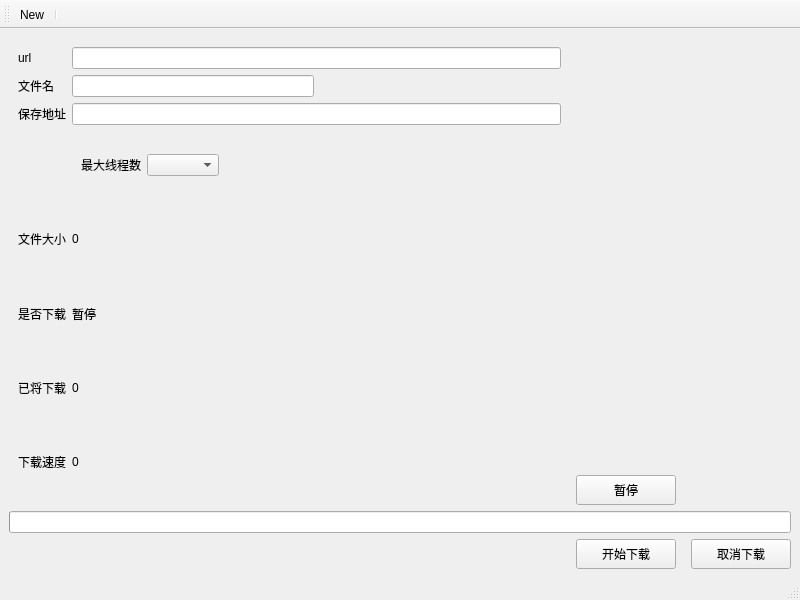
<?xml version="1.0" encoding="UTF-8"?>
<ui version="4.0">
 <class>DownloaderManager</class>
 <widget class="QMainWindow" name="DownloaderManager">
  <property name="geometry">
   <rect>
    <x>0</x>
    <y>0</y>
    <width>800</width>
    <height>600</height>
   </rect>
  </property>
  <property name="windowTitle">
   <string>DownloaderManager</string>
  </property>
  <property name="documentMode">
   <bool>true</bool>
  </property>
  <widget class="QWidget" name="centralwidget">
   <layout class="QGridLayout" name="gridLayout_2">
    <item row="2" column="0" colspan="2">
     <widget class="QProgressBar" name="progress">
      <property name="value">
       <number>0</number>
      </property>
      <property name="textVisible">
       <bool>false</bool>
      </property>
     </widget>
    </item>
    <item row="4" column="1">
     <widget class="QWidget" name="widget_3" native="true">
      <property name="minimumSize">
       <size>
        <width>215</width>
        <height>30</height>
       </size>
      </property>
      <property name="maximumSize">
       <size>
        <width>215</width>
        <height>30</height>
       </size>
      </property>
      <widget class="QPushButton" name="cancel">
       <property name="geometry">
        <rect>
         <x>115</x>
         <y>0</y>
         <width>100</width>
         <height>30</height>
        </rect>
       </property>
       <property name="minimumSize">
        <size>
         <width>100</width>
         <height>30</height>
        </size>
       </property>
       <property name="maximumSize">
        <size>
         <width>100</width>
         <height>30</height>
        </size>
       </property>
       <property name="text">
        <string>取消下载</string>
       </property>
      </widget>
      <widget class="QPushButton" name="start">
       <property name="geometry">
        <rect>
         <x>0</x>
         <y>0</y>
         <width>100</width>
         <height>30</height>
        </rect>
       </property>
       <property name="minimumSize">
        <size>
         <width>100</width>
         <height>30</height>
        </size>
       </property>
       <property name="maximumSize">
        <size>
         <width>100</width>
         <height>30</height>
        </size>
       </property>
       <property name="styleSheet">
        <string notr="true"/>
       </property>
       <property name="text">
        <string>开始下载</string>
       </property>
      </widget>
     </widget>
    </item>
    <item row="1" column="1">
     <widget class="QPushButton" name="stop">
      <property name="minimumSize">
       <size>
        <width>100</width>
        <height>30</height>
       </size>
      </property>
      <property name="maximumSize">
       <size>
        <width>100</width>
        <height>30</height>
       </size>
      </property>
      <property name="text">
       <string>暂停</string>
      </property>
     </widget>
    </item>
    <item row="0" column="0" rowspan="2">
     <widget class="QWidget" name="widget" native="true">
      <layout class="QGridLayout" name="gridLayout">
       <item row="10" column="2">
        <widget class="QLabel" name="speed">
         <property name="text">
          <string>0</string>
         </property>
        </widget>
       </item>
       <item row="1" column="0">
        <widget class="QLabel" name="label">
         <property name="text">
          <string>文件名</string>
         </property>
        </widget>
       </item>
       <item row="7" column="0">
        <widget class="QLabel" name="label_3">
         <property name="text">
          <string>是否下载</string>
         </property>
        </widget>
       </item>
       <item row="10" column="0">
        <widget class="QLabel" name="label_6">
         <property name="text">
          <string>下载速度</string>
         </property>
        </widget>
       </item>
       <item row="1" column="2">
        <widget class="QLineEdit" name="file_name">
         <property name="readOnly">
          <bool>true</bool>
         </property>
        </widget>
       </item>
       <item row="0" column="2" colspan="2">
        <widget class="QLineEdit" name="url">
         <property name="readOnly">
          <bool>true</bool>
         </property>
        </widget>
       </item>
       <item row="0" column="0">
        <widget class="QLabel" name="label_7">
         <property name="text">
          <string>url</string>
         </property>
        </widget>
       </item>
       <item row="9" column="0">
        <widget class="QLabel" name="label_5">
         <property name="text">
          <string>已将下载</string>
         </property>
        </widget>
       </item>
       <item row="6" column="2">
        <widget class="QLabel" name="file_size">
         <property name="text">
          <string>0</string>
         </property>
        </widget>
       </item>
       <item row="2" column="2" colspan="2">
        <widget class="QLineEdit" name="save_path">
         <property name="readOnly">
          <bool>true</bool>
         </property>
        </widget>
       </item>
       <item row="6" column="0">
        <widget class="QLabel" name="label_4">
         <property name="text">
          <string>文件大小</string>
         </property>
        </widget>
       </item>
       <item row="2" column="0">
        <widget class="QLabel" name="label_2">
         <property name="text">
          <string>保存地址</string>
         </property>
        </widget>
       </item>
       <item row="7" column="2">
        <widget class="QLabel" name="status">
         <property name="text">
          <string>暂停</string>
         </property>
        </widget>
       </item>
       <item row="1" column="3">
        <spacer name="horizontalSpacer">
         <property name="orientation">
          <enum>Qt::Orientation::Horizontal</enum>
         </property>
         <property name="sizeHint" stdset="0">
          <size>
           <width>40</width>
           <height>20</height>
          </size>
         </property>
        </spacer>
       </item>
       <item row="9" column="2">
        <widget class="QLabel" name="recv_size">
         <property name="text">
          <string>0</string>
         </property>
        </widget>
       </item>
       <item row="5" column="2">
        <widget class="QWidget" name="widget_2" native="true">
         <layout class="QHBoxLayout" name="horizontalLayout">
          <item>
           <widget class="QLabel" name="label_8">
            <property name="maximumSize">
             <size>
              <width>83</width>
              <height>19</height>
             </size>
            </property>
            <property name="text">
             <string>最大线程数</string>
            </property>
           </widget>
          </item>
          <item>
           <widget class="QComboBox" name="thread_num"/>
          </item>
          <item>
           <spacer name="horizontalSpacer_2">
            <property name="orientation">
             <enum>Qt::Orientation::Horizontal</enum>
            </property>
            <property name="sizeHint" stdset="0">
             <size>
              <width>40</width>
              <height>20</height>
             </size>
            </property>
           </spacer>
          </item>
         </layout>
        </widget>
       </item>
      </layout>
     </widget>
    </item>
   </layout>
  </widget>
  <widget class="QMenuBar" name="menubar">
   <property name="geometry">
    <rect>
     <x>0</x>
     <y>0</y>
     <width>800</width>
     <height>25</height>
    </rect>
   </property>
  </widget>
  <widget class="QStatusBar" name="statusbar"/>
  <widget class="QToolBar" name="toolBar">
   <property name="windowTitle">
    <string>toolBar</string>
   </property>
   <property name="floatable">
    <bool>true</bool>
   </property>
   <attribute name="toolBarArea">
    <enum>TopToolBarArea</enum>
   </attribute>
   <attribute name="toolBarBreak">
    <bool>false</bool>
   </attribute>
   <addaction name="actionNew"/>
   <addaction name="separator"/>
  </widget>
  <action name="actionNew">
   <property name="checkable">
    <bool>false</bool>
   </property>
   <property name="icon">
    <iconset resource="res.qrc">
     <normaloff>:/Img/新建窗口.png</normaloff>:/Img/新建窗口.png</iconset>
   </property>
   <property name="text">
    <string>New</string>
   </property>
   <property name="menuRole">
    <enum>QAction::MenuRole::NoRole</enum>
   </property>
  </action>
 </widget>
 <resources>
  <include location="res.qrc"/>
 </resources>
 <connections/>
</ui>
